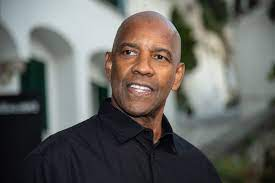
#> input picture Python/Görüntü_İşleme/resimAynalamaUzatmaTekrarSarma/resim.jpg, 275 x 183 px
$ python Uzatma.py
#> lines starting #> are read from the running program, lines starting #| are printed output that depends on the picture
import cv2
import numpy as np

resim = cv2.imread("resim.jpg")
#> resim is the input picture: shape (183, 275, 3); mean B, G, R 96.7, 100.6, 101.6

uzatılanResim = cv2.copyMakeBorder(resim,120,120,120,120,cv2.BORDER_REPLICATE)
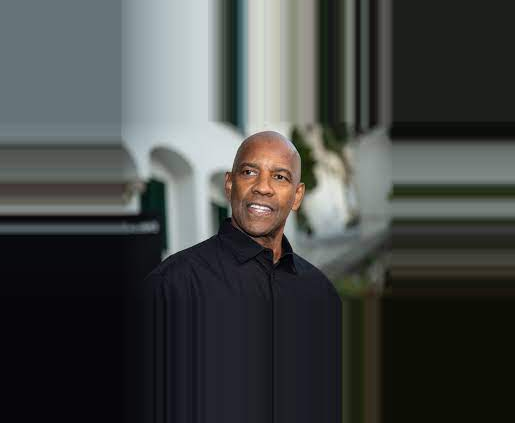
#> uzatılanResim: shape (423, 515, 3); mean B, G, R 69.3, 70.7, 68.1
#Çekilecek resim ve boyutlandırması ve o resme yapılacak ne yapılacak ise o fonk yazılır.

cv2.imwrite("Uzatma_Denzel.jpg",uzatılanResim)
cv2.imshow("Denzel", uzatılanResim)
cv2.waitKey()
cv2.destroyAllWindows()
